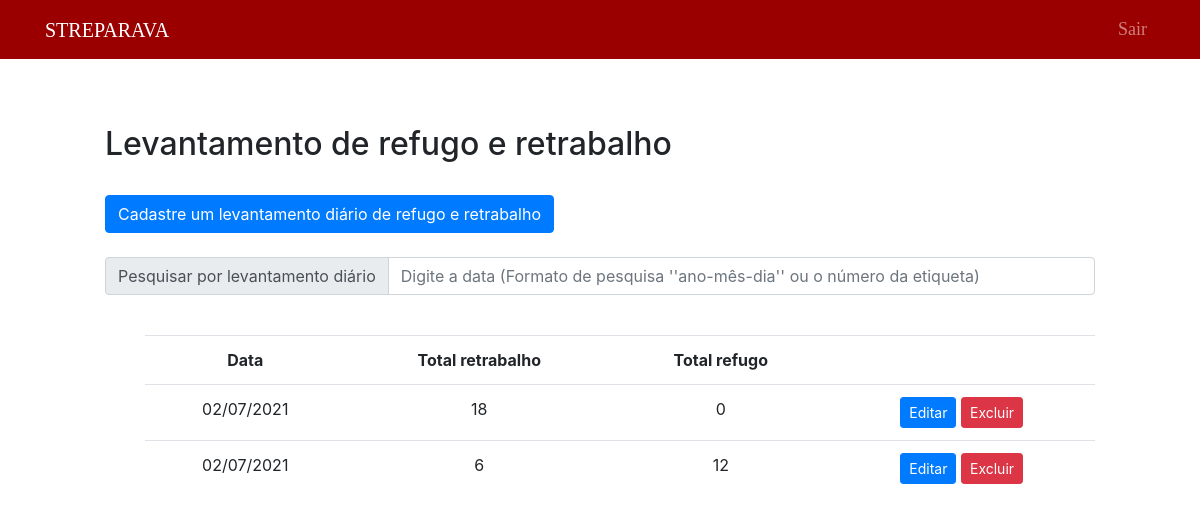
Screenshot of /public/refret/listRefret.php (signed in) with the database file from the repository.
### tables this page shows
CREATE TABLE `refret` (
  `id_refret` int(11) NOT NULL,
  `data` date NOT NULL,
  `retrabalho_braco` int(11) NOT NULL,
  `refugo_braco` int(11) NOT NULL,
  `retrabalho_tirante` int(11) NOT NULL,
  `refugo_tirante` int(11) NOT NULL,
  `retrabalho_travessa` int(11) NOT NULL,
  `refugo_travessa` int(11) NOT NULL,
  `retrabalho_roda` int(11) NOT NULL,
  `refugo_roda` int(11) NOT NULL,
  `retrabalho_montagem` int(11) NOT NULL,
  `refugo_montagem` int(11) NOT NULL,
  `retrabalho_pintura` int(11) NOT NULL,
  `refugo_pintura` int(11) NOT NULL,
  `total_retrabalho` int(11) NOT NULL,
  `total_refugo` int(11) NOT NULL,
  `observacoes` text NOT NULL
);

### public/refret/listrRefretNoSearch.php (the view, shortened to what this page needs)
<?php
include("../../data/connection.php");
$sql = "SELECT *, DATE_FORMAT(data,'%d/%m/%Y') as datas FROM refret order by data DESC";
$dadosRefret = $connection->query($sql);
if ($dadosRefret->num_rows > 0) {
?>
    <div style="margin-left: 100px; margin-right: 100px;">
        <br>
        <table class="table" style="text-align: center;">
        <tr>
                <th>Data</th>
                <th>Total retrabalho</th>
                <th>Total refugo</th>
                <th></th>
            </tr>
            <?php
            while ($exibir = $dadosRefret->fetch_assoc()) {
            ?>
                <tr>
                    <td><?php echo $exibir["datas"] ?></td>
                    <td><?php echo $exibir["total_retrabalho"] ?></td>
                    <td><?php echo $exibir["total_refugo"] ?></td>
                    <td>
                        <button type="button" class="btn btn-primary btn-sm">
                            <a href="editRefret.php?id=<?php echo $exibir["id_refret"] ?>" style="text-decoration: none; color: white">Editar</a>
                        </button>
                        <button type="submit" class="btn btn-danger btn-sm" formmethod="post">
                            <a href="deleteRefret.php?id=<?php echo $exibir["id_refret"] ?>" style="text-decoration: none; color: white"> Excluir </a>
                        </button>
                    </td>
                </tr>
            <?php
            }
            ?>
        </table>
    </div>
<?php
} else { ?>
    <div style="margin-left: 100px; margin-right: 100px;">
    <?php
    echo "Nenhum registro encontrado.";
}
    ?>

### public/Styles/main.css (style rules this page uses)
body { padding: 5px; }

### rows the page displays
refret: datas "02/07/2021", total_retrabalho "18", total_refugo "0"
refret: datas "02/07/2021", total_retrabalho "6", total_refugo "12"
